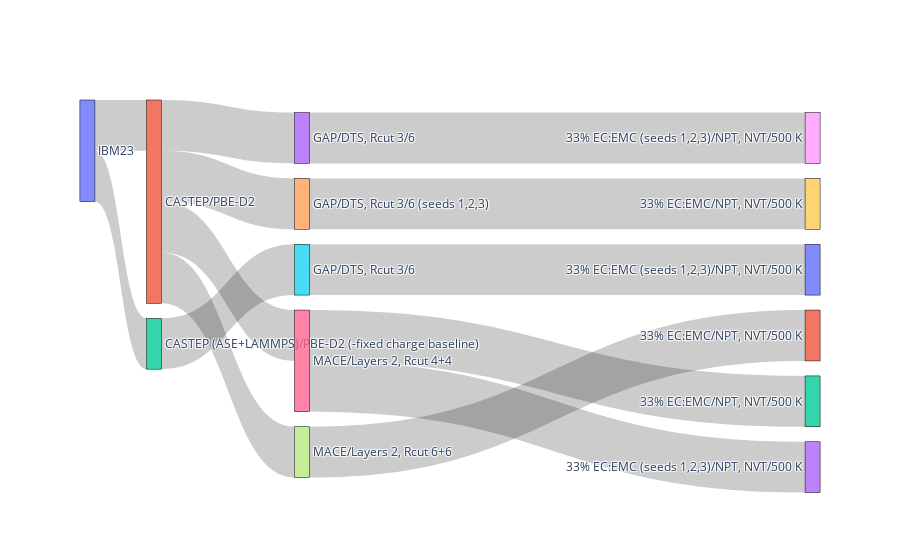

Write notebook code for a chart like this one.
### Code cell
ze.read_zdb()
ze.zdb.del_dat_tree('td2@10835267')
ze.zdb.del_dat_tree('ml1@10835267')
ze.zdb.plot()

### Figure 1 — Plotly figure (JSON) as saved in the notebook; plotly's stock layout.template omitted (floating-point values rounded to 4 significant figures)
{"data": [{"arrangement": "snap", "link": {"source": [0, 0, 1, 1, 1, 1, 2, 3, 4, 5, 6, 6, 7], "target": [1, 2, 3, 4, 6, 7, 5, 8, 9, 10, 12, 13, 11], "value": [1, 1, 1, 1, 1, 1, 1, 1, 1, 1, 1, 1, 1]}, "node": {"customdata": ["ac1@10835267", "td1@10835267", "td1@10890165", "ml2@10835267", "ml1@10890165", "ml2@10890165", "ml3@10890165", "ml4@10890165", "md1@10890165", "md2@10890165", "md3@10890165", "md4@10890165", "md5@10890165", "md6@10890165"], "hovertemplate": "%{customdata}", "label": ["IBM23", "CASTEP/PBE-D2", "CASTEP (ASE+LAMMPS)/PBE-D2 (-fixed charge baseline)", "GAP/DTS, Rcut 3/6", "GAP/DTS, Rcut 3/6 (seeds 1,2,3)", "GAP/DTS, Rcut 3/6", "MACE/Layers 2, Rcut 4+4", "MACE/Layers 2, Rcut 6+6", "33% EC:EMC (seeds 1,2,3)/NPT, NVT/500 K", "33% EC:EMC/NPT, NVT/500 K", "33% EC:EMC (seeds 1,2,3)/NPT, NVT/500 K", "33% EC:EMC/NPT, NVT/500 K", "33% EC:EMC/NPT, NVT/500 K", "33% EC:EMC (seeds 1,2,3)/NPT, NVT/500 K"], "line": {"color": "black", "width": 0.5}, "pad": 15, "thickness": 15, "x": [0.01, 0.1, 0.1, 0.3, 0.3, 0.3, 0.3, 0.3, 0.99, 0.99, 0.99, 0.99, 0.99, 0.99], "y": [0.1, 0.1, 0.5, 0.1, 0.26, 0.42, 0.58, 0.74, 0.1, 0.2333, 0.3667, 0.5, 0.6333, 0.7667]}, "type": "sankey"}], "layout": {}}
